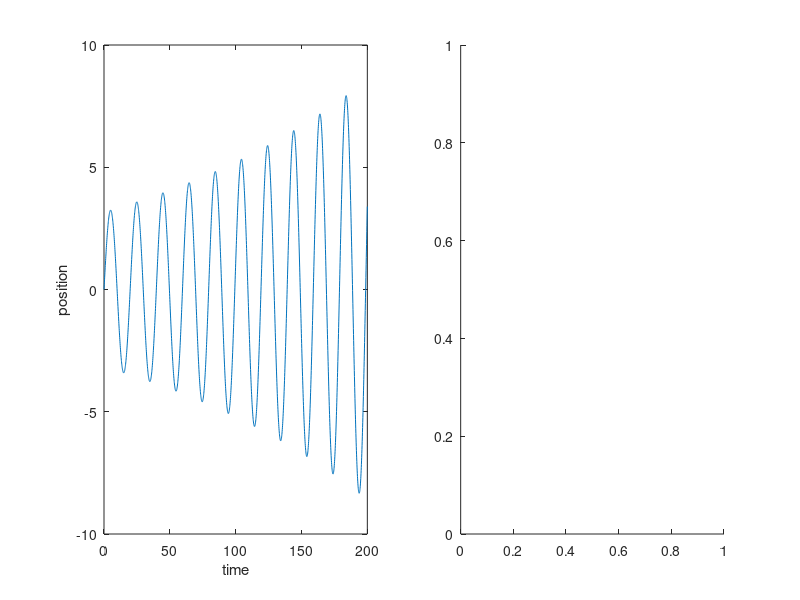

Here is the MATLAB script that generated this plot: (Note: this script raises an error after producing the figure.)
clear,home
% So let's think about a damped harmonic system, modelled by
% M*d2x/dt2 + c*dx/dt + k*x = f(t)

% The Laplace transform of the equation above is:
% (M*s2 + c*s + k)*X(s) = F(s)

% Then, x(t) is obtained from the inverse of the Laplace transform
M = 100;
c = -1;
k = 10;
%% delta impulse
% Introducing a single impulse (delta function), we get f(t) = delta; whose
% Laplace transform F(s) = 1;
% H(s) = 1/(M*s2 + c*s + k)

% Solution of the 2nd order ODE:
% It can be seen that x(t) can be calculated from the inverse of the
% Laplace transform (that is, the inverse of H(s)*F(s)). And moreover, we
% can calculate this inverse using the Convolution Theorem, which says that
% the inverse of a Laplace transform of a product H(s)*F(s) is equal to the
% convolution between h(t) and f(t).
% The convolution between h(t) and f(t) is also a function of t and is
% given by the integration of h(t-u)*f(u)*du from 0 to t.

% To find out the inverse Laplace transform of H(s) we can write H(s) as a
% product of two functions H(s) = A(s)*B(s), where A(s) = 1/(s-r1) and B(s)
% = 1/(s-r2), and r1 and r2 are the roots of M*s2+c*s+k.
% For F(s), we know that its inverse Laplace transform is f(t) = delta
% function.

% The inverse Laplace transform of A(s) and B(s) are a(t) = exp(r1*t) and
% b(t) = exp(r2*t). Now we have to convolve a(t) with b(t), which lead us
% to h(t) = (exp(r2*t)-exp(r1*t))/(r2-r1). The roots r1 and r2 are:
% r1 = (-c + sqrt(c2 - 4*M*k))/(2*M)
% r2 = (-c - sqrt(c2 - 4*M*k))/(2*M)

% Now, convolving h(t) with f(t), we get... h(t)! (because f(t) is the
% delta function, which makes integration quite straight forward.

% So, in the end, we have that:
% x(t) = h(t) = (exp(r2*t)-exp(r1*t))/(r2-r1), where
r1 = (-c + sqrt(c^2 - 4*M*k))/(2*M);
r2 = (-c - sqrt(c^2 - 4*M*k))/(2*M);
% Now let's plot it!

t = 0:.1:200;
x = (exp(r2*t)-exp(r1*t))/(r2-r1);
hfig = figure(1);
set(hfig, 'Position', [300 250 1000 400]);
subplot(1,2,1)
plot(t,x),xlabel('time'),ylabel('position')
subplot(1,2,2)
nyquist([1],[M c k]);
hold on
plot(real([r1;r2]),imag([r1;r2]),'xg')
hold off

%% step function
% Introducing a step function, we get f(t) = 1; whose
% Laplace transform F(s) = 1/s;
% H(s) = 1/(M*s2 + c*s + k)
% nyquist([1],[M c k 0]);